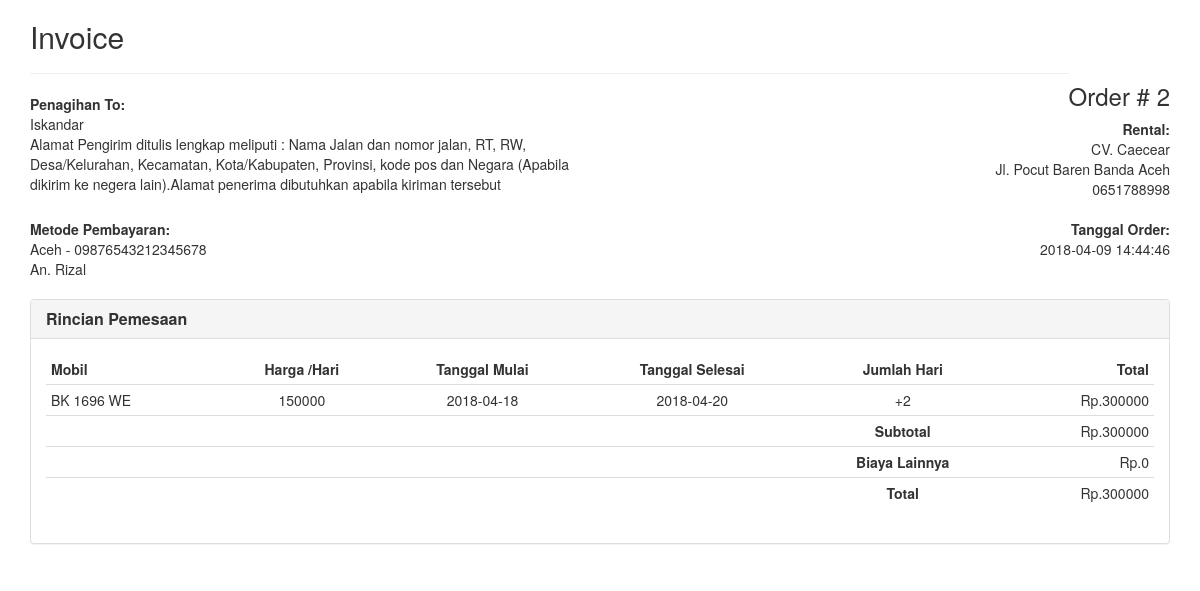
/frame.php?id=2, run on the app's committed database.
### tables this page shows
CREATE TABLE `pesan` (
  `id_costumer` int(11) NOT NULL,
  `no_pol` varchar(10) NOT NULL,
  `invoice` int(255) NOT NULL,
  `tanggal_pesan` timestamp NOT NULL DEFAULT CURRENT_TIMESTAMP ON UPDATE CURRENT_TIMESTAMP,
  `tanggal_mulai` date NOT NULL,
  `tanggal_selesai` date NOT NULL,
  `harga` int(10) NOT NULL,
  `status` int(2) NOT NULL,
  `bank_pengirim` varchar(50) DEFAULT NULL,
  `rek_pengirim` varchar(100) DEFAULT NULL,
  `bukti_pembayaran` varchar(255) DEFAULT NULL,
  `nominal` int(11) DEFAULT NULL,
  `verifikasi_pembayaran` int(11) DEFAULT '0'
);

CREATE TABLE `costumer` (
  `id_costumer` int(255) NOT NULL,
  `nama` varchar(50) NOT NULL,
  `alamat` varchar(255) NOT NULL,
  `no_hp` varchar(15) NOT NULL,
  `email` varchar(50) NOT NULL,
  `username` varchar(50) NOT NULL,
  `password` varchar(50) NOT NULL,
  `foto_ktp` varchar(100) NOT NULL,
  `foto_ktp_orang` varchar(100) NOT NULL,
  `verifikasi` int(2) NOT NULL DEFAULT '0'
);

CREATE TABLE `rental` (
  `id_rental` int(100) NOT NULL,
  `nama_rental` varchar(100) NOT NULL,
  `alamat` varchar(255) NOT NULL,
  `nama_pemilik` varchar(50) NOT NULL,
  `no_hp_pemilik` varchar(15) NOT NULL,
  `no_hp_rental` varchar(15) NOT NULL,
  `status` int(2) NOT NULL,
  `id_admin` varchar(20) NOT NULL,
  `username` varchar(20) NOT NULL,
  `password` varchar(255) NOT NULL,
  `foto_rental` varchar(255) NOT NULL,
  `nik` varchar(30) NOT NULL,
  `tanggal_daftar` timestamp NOT NULL DEFAULT CURRENT_TIMESTAMP ON UPDATE CURRENT_TIMESTAMP,
  `pemilik_rekening` varchar(100) NOT NULL,
  `rekening` varchar(25) NOT NULL,
  `bank` varchar(10) NOT NULL
);

CREATE TABLE `mobil` (
  `no_pol` varchar(10) NOT NULL,
  `merek` varchar(20) NOT NULL,
  `jenis` varchar(20) NOT NULL,
  `tipe` varchar(20) NOT NULL,
  `tahun_pembuatan` int(5) NOT NULL,
  `harga_sewa` int(12) NOT NULL,
  `bahan_bakar` varchar(10) NOT NULL,
  `kapasitas_penumpang` varchar(10) NOT NULL,
  `fasilitas` text NOT NULL,
  `id_rental` int(100) NOT NULL,
  `tanggal_post` timestamp NOT NULL DEFAULT CURRENT_TIMESTAMP ON UPDATE CURRENT_TIMESTAMP,
  `foto_depan` varchar(100) NOT NULL,
  `foto_samping` varchar(100) NOT NULL,
  `foto_belakang` varchar(100) NOT NULL,
  `foto_dalam1` varchar(100) NOT NULL,
  `foto_dalam2` varchar(100) NOT NULL
);

### frame.php (the view, shortened to what this page needs)
<!DOCTYPE html>
<html lang="en">
<head>
    <link href="//netdna.bootstrapcdn.com/bootstrap/3.1.0/css/bootstrap.min.css" rel="stylesheet" id="bootstrap-css">
</head>
<body >
<?php $id=$_GET['id'];
include 'share/db.php';
$query = mysqli_query($con,"SELECT *, costumer.alamat as alamat_c , rental.alamat as alamat_r  from pesan left JOIN mobil on pesan.no_pol=mobil.no_pol left join costumer on costumer.id_costumer=pesan.id_costumer left JOIN rental on rental.id_rental=mobil.id_rental WHERE pesan.invoice='$id' ");
while($data = mysqli_fetch_array($query)){
?>
  <div class="container">
  <div class="row">
      <div class="col-xs-12">
      <div class="invoice-title">
        <h2>Invoice</h2><h3 class="pull-right">Order # <?php echo $data['invoice']?></h3>
      </div>
      <hr>
      <div class="row">
        <div class="col-xs-6">
          <address>
          <strong>Penagihan To:</strong><br>
            <?php echo $data['nama']?><br>
            <?php echo $data['alamat_c']?><br>
          </address>
        </div>
        <div class="col-xs-6 text-right">
          <address>
            <strong>Rental:</strong><br>
            <?php echo $data['nama_rental']?><br>
            <?php echo $data['alamat_r']?><br>
            <?php echo $data['no_hp_rental']?><br>
          </address>
        </div>
      </div>
      <div class="row">
        <div class="col-xs-6">
          <address>
            <strong>Metode Pembayaran:</strong><br>
            <?php echo $data['bank']?> - <?php echo $data['rekening']?><br>
            An. <?php echo $data['pemilik_rekening']?>
          </address>
        </div>
        <div class="col-xs-6 text-right">
          <address>
            <strong>Tanggal Order:</strong><br>
          <?php echo $data['tanggal_pesan']?><br><br>
          </address>
        </div>
      </div>
    </div>
  </div>
  <div class="row">
    <div class="col-md-12">
      <div class="panel panel-default">
        <div class="panel-heading">
          <h3 class="panel-title"><strong>Rincian Pemesaan</strong></h3>
        </div>
        <div class="panel-body">
          <div class="table-responsive">
            <table class="table table-condensed">
              <thead>
                              <tr>
                    <td><strong>Mobil</strong></td>
                    <td class="text-center"><strong>Harga /Hari</strong></td>
                    <td class="text-center"><strong>Tanggal Mulai</strong></td>
                    <td class="text-center"><strong>Tanggal Selesai</strong></td>
                    <td class="text-center"><strong>Jumlah Hari</strong></td>
                    <td class="text-right"><strong>Total</strong></td>
                              </tr>
              </thead>
              <tbody>
                <tr>
                  <td class="text-left"> <?php echo $data['no_pol']?></td>
                  <td class="text-center"> <?php echo $data['harga']?></td>
                  <td class="text-center"><?php echo $data['tanggal_mulai']?></td>
                  <td class="text-center"><?php echo $data['tanggal_selesai']?></td>
                  <td class="text-center"><?php $date1=date_create($data['tanggal_selesai']);
                                                $date2=date_create($data['tanggal_mulai']);
                                                $perbedaan=date_diff($date2,$date1);
                                                echo $perbedaan=$perbedaan->format("%R%a");
                                          ?></td>
                  <td class="text-right">Rp.<?php echo ($data['harga']*$perbedaan); ?></td>
                </tr>
                <tr>
                  <td class="thick-line"></td>
                  <td class="thick-line"></td>
                  <td class="thick-line"></td>
                  <td class="thick-line"></td>
                  <td class="thick-line text-center"><strong>Subtotal</strong></td>
                  <td class="thick-line text-right">Rp.<?php echo ($data['harga']*$perbedaan); ?></td>
                </tr>
                <tr>
                  <td class="no-line"></td>
                  <td class="no-line"></td>
                  <td class="no-line"></td>
                  <td class="no-line"></td>
                  <td class="no-line text-center"><strong>Biaya Lainnya</strong></td>
                  <td class="no-line text-right">Rp.0</td>
                </tr>
                <tr>
                  <td class="no-line"></td>
                  <td class="no-line"></td>
                  <td class="no-line"></td>
                  <td class="no-line"></td>
                  <td class="no-line text-center"><strong>Total</strong></td>
                  <td class="no-line text-right">Rp.<?php echo ($data['harga']*$perbedaan); ?></td>
                </tr>
              </tbody>
            </table>
          </div>
        </div>
      </div>
    </div>
  </div>
</div>
<?php } ?>
</body>
</html>

### data on the page
pesan: invoice "2", id_costumer.nama "Iskandar", id_costumer.alamat "Alamat Pengirim ditulis lengkap meliputi : Nama Jalan dan nomor jalan, RT, RW, Desa/Kelurahan, Kecamatan, Kota/Kabupaten, Provinsi, kode pos dan Negara (Apabila dikirim ke negera lain).Alamat penerima dibutuhkan apabila kiriman tersebut", rental.nama_rental "CV. Caecear", rental.alamat "Jl. Pocut Baren Banda Aceh", rental.no_hp_rental "0651788998", rental.bank "Aceh", rental.rekening "09876543212345678", rental.pemilik_rekening "Rizal", tanggal_pesan "2018-04-09 14:44:46", mobil.no_pol "BK 1696 WE", harga "150000", tanggal_mulai "2018-04-18", tanggal_selesai "2018-04-20", tanggal_mulai+tanggal_selesai "+2", $data['harga']*$perbedaan "300000"
